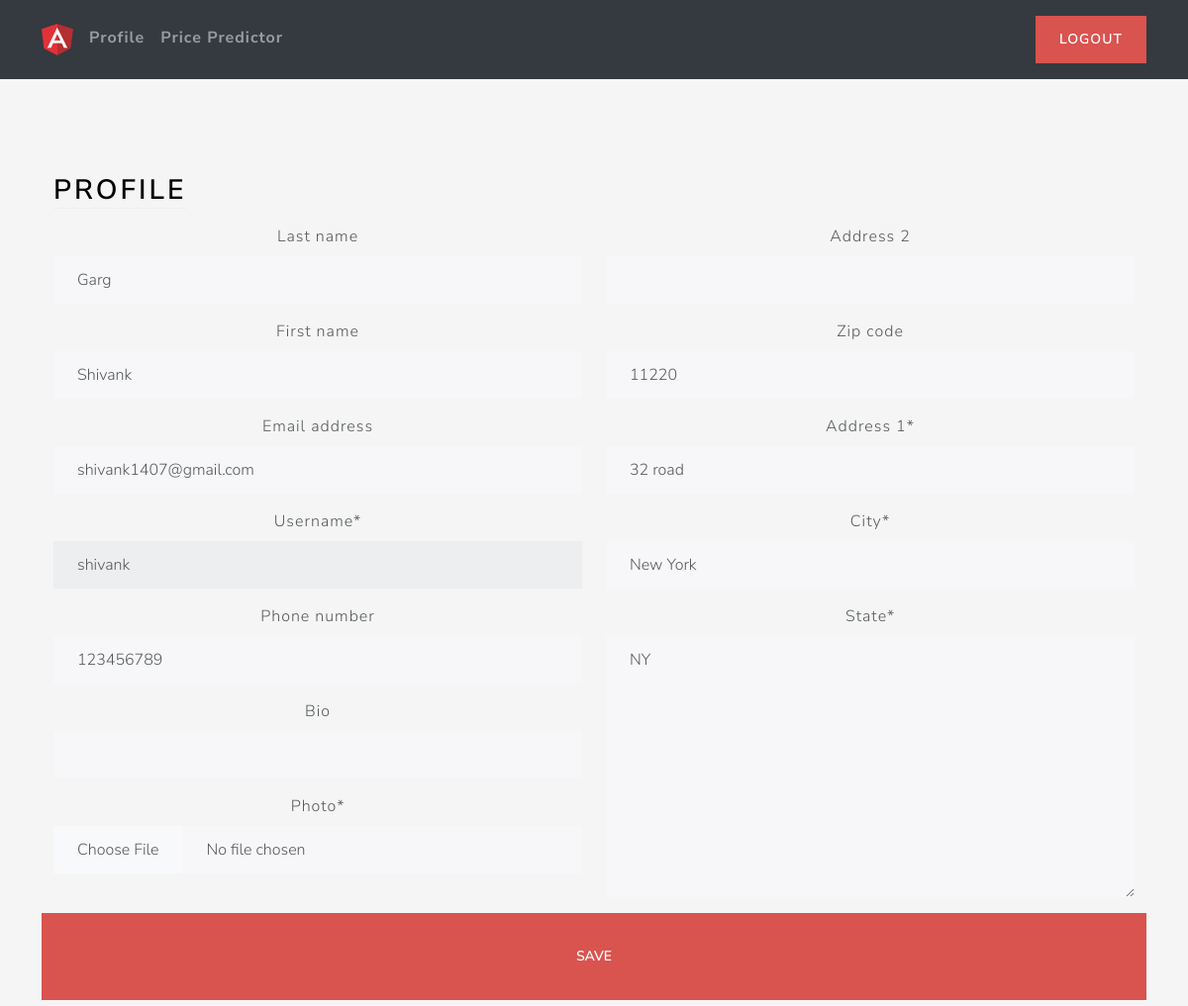
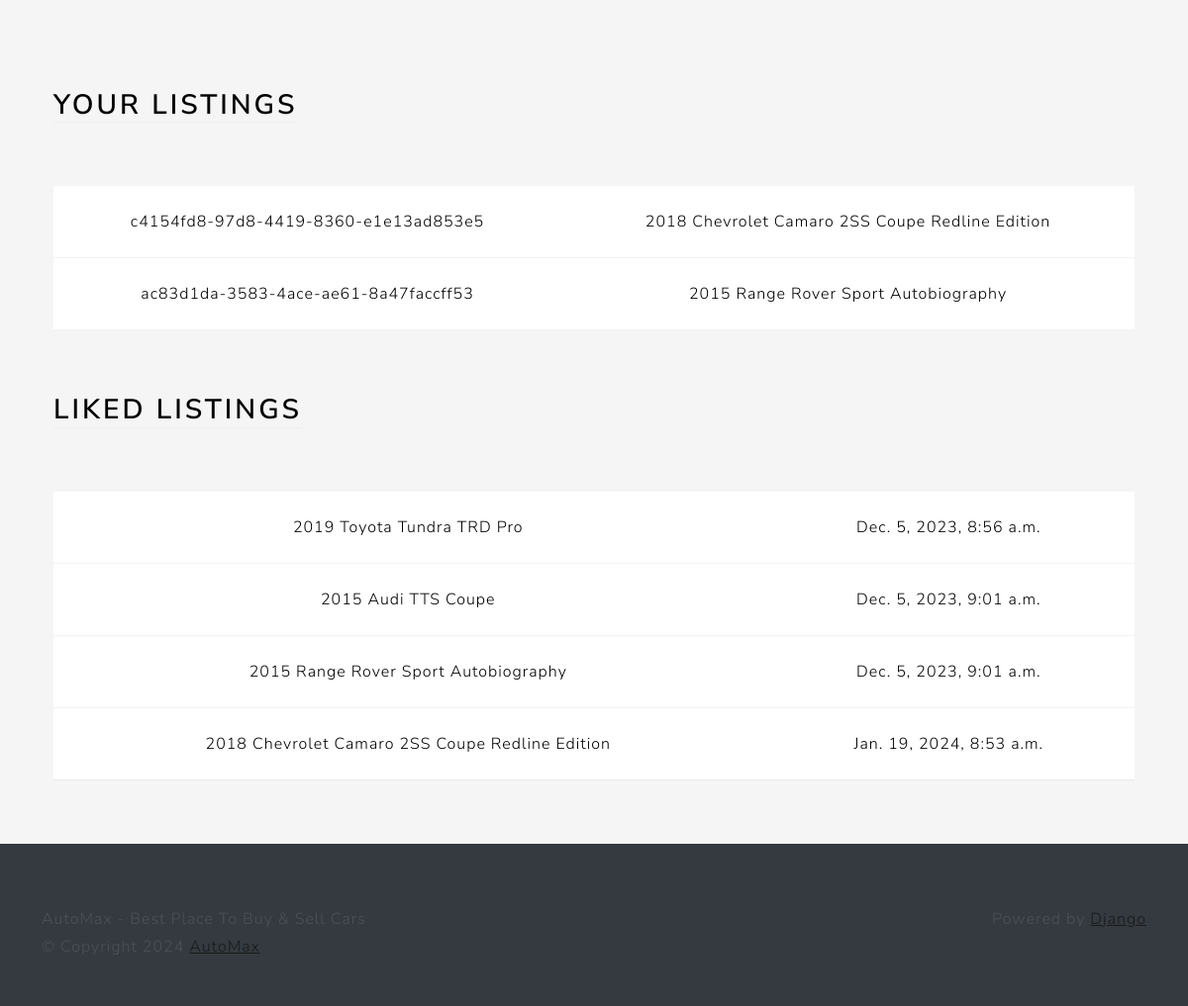
/profile/ (signed in), run on the app's committed database (2 pictures, top to bottom).
### users/models.py (models this page shows, shortened)
class Profile(models.Model):
    user = models.OneToOneField(User, on_delete=models.CASCADE)
    photo = models.ImageField(upload_to = user_directory_path, null=True)
    bio = models.CharField(max_length=140, blank=True)
    phone_number = models.CharField(max_length=12, blank=True)
    location = models.OneToOneField(Location, on_delete=models.SET_NULL, null=True)
    stripe_customer_id = models.CharField(max_length=50, blank = True, null= True, default='')

class Location(models.Model):
    address_1 = models.CharField(max_length=128, blank=True)
    address_2 = models.CharField(max_length=128, blank=True)
    city = models.CharField(max_length=64)
    state = USStateField(default="NY")
    zip_code = USZipCodeField(blank=True)

### main/models.py (models this page shows, shortened)
class Listing(models.Model):
    id = models.UUIDField(primary_key=True, default=uuid.uuid4, unique=True, editable=False)
    created_at = models.DateTimeField(auto_now_add=True)
    updated_at = models.DateTimeField(auto_now=True)
    seller = models.ForeignKey(Profile, on_delete=models.CASCADE)
    brand = models.CharField(max_length=24, choices= CARS_BRANDS, default=None)
    model = models.CharField(max_length=64)
    vin = models.CharField(max_length=17)
    mileage = models.IntegerField(default=0)
    color = models.CharField(max_length=24,)
    description = models.TextField()
    engine = models.CharField(max_length=24)
    transmission = models.CharField(max_length=24, choices= TRANSMISSION_OPTIONS, default=None)
    location = models.OneToOneField(Location, on_delete=models.SET_NULL, null=True)
    image = models.ImageField(upload_to=user_listing_path)
    bid_value = models.CharField(max_length = 100,default=100)

class LikedListing(models.Model):
    profile = models.ForeignKey(Profile, on_delete=models.CASCADE)
    listing = models.ForeignKey(Listing, on_delete=models.CASCADE)
    like_date = models.DateTimeField(auto_now_add=True)

### users/views.py (the view, shortened to what this page needs)
# urls.py: path('profile/', ProfileView.as_view(), name='profile'),
@method_decorator(login_required, name='dispatch')
class ProfileView(View):
    def get(self, request):
        user_listings = Listing.objects.filter(seller = request.user.profile)
        user_liked_listing = LikedListing.objects.filter(profile = request.user.profile)
        user_form = UserForm(instance=request.user)
        profile_form = ProfileForm(instance = request.user.profile)
        location_form = LocationForm(instance=request.user.profile.location)
        context = {
            'user_form':user_form,
            'profile_form':profile_form,
            'location_form':location_form,
            'user_listings': user_listings,
            'user_liked_listing': user_liked_listing,
        }
        return render(request, 'views/profile.html', context)

### users/forms.py
class UserForm(forms.ModelForm):
    username = forms.CharField(disabled=True)
    class Meta:
        model = User
        fields = {'username', 'first_name', 'last_name', 'email'}

class ProfileForm(forms.ModelForm):
    photo = forms.ImageField(widget=CustomPictureImageFieldWidget)
    class Meta:
        model = Profile
        fields = {'photo', 'bio', 'phone_number'}

### users/templates/views/profile.html (shortened to what this page needs)
{% extends 'base/base.html' %}
{% load static %}
{% load crispy_forms_tags %}
{% block 'body' %}
<div class="container-fluid text-center py-5">
    <div class="container px-4 py-5" id="hanging-icons">
        <div class="row g-4">
            <div class="col d-flex align-items-start">
                <div>
                    <h2 class="mb-3 border-bottom" style="color: black">Profile</h2>
                </div>
            </div>
        </div>
        <form action="" method="post" enctype="multipart/form-data">
            <div class="row">
                <div class="col-6">
                    {{ user_form|crispy }}
                    {{ profile_form|crispy }}
                </div>
                <div class="col-6">
                    {{ location_form|crispy }}
                </div>
                <br>
                <button class="btn btn-lg btn-danger" type="submit" value="Submit">Save</button>
            </div>
        </form>
    </div>
    <div class="container px-4">
        <div class="row g-4 py-5">
            <div class="col d-flex align-items-start">
                <div>
                    <h2 class="mb-3 border-bottom" style="color: black">Your Listings</h2>
                </div>
            </div>
        </div>
        <table class="table table-hover">
            <tbody>
                {% for listing in user_listings %}
                <tr>
                    <td>{{ listing.id }}</td>
                    <td>{{listing.model }}</td>
                </tr>
                {% endfor %}
            </tbody>
        </table>
    </div>
    <div class="container px-4">
        <div class="row g-4 py-5">
            <div class="col d-flex align-items-start">
                <div>
                    <h2 class="mb-3 border-bottom" style="color: black">Liked Listings</h2>
                </div>
            </div>
        </div>
        <table class="table table-hover">
            <tbody>
                {% for liked_listing in user_liked_listing %}
                <tr>
                    <td>{{ liked_listing.listing.model }}</td>
                    <td>{{ liked_listing.like_date }}</td>
                </tr>
                {% endfor %}
            </tbody>
        </table>
    </div>
</div>
{% endblock %}

### main/static/css/style.css (style rules this page uses)
html, body { height: 100%; }
body { align-items: center; padding-bottom: 40px; background-color: #f5f5f5; }
.h2, h2 { color: white; }

### data on the page
Profile: phone_number "123456789"
Location: zip_code "11220", address_1 "32 road", city "New York", state "NY"
Listing: id "c4154fd8-97d8-4419-8360-e1e13ad853e5", model "2018 Chevrolet Camaro 2SS Coupe Redline Edition"
Listing: id "ac83d1da-3583-4ace-ae61-8a47faccff53", model "2015 Range Rover Sport Autobiography"
LikedListing: listing.model "2019 Toyota Tundra TRD Pro", like_date "Dec. 5, 2023, 8:56 a.m."
LikedListing: listing.model "2015 Audi TTS Coupe", like_date "Dec. 5, 2023, 9:01 a.m."
LikedListing: listing.model "2015 Range Rover Sport Autobiography", like_date "Dec. 5, 2023, 9:01 a.m."
LikedListing: listing.model "2018 Chevrolet Camaro 2SS Coupe Redline Edition", like_date "Jan. 19, 2024, 8:53 a.m."
